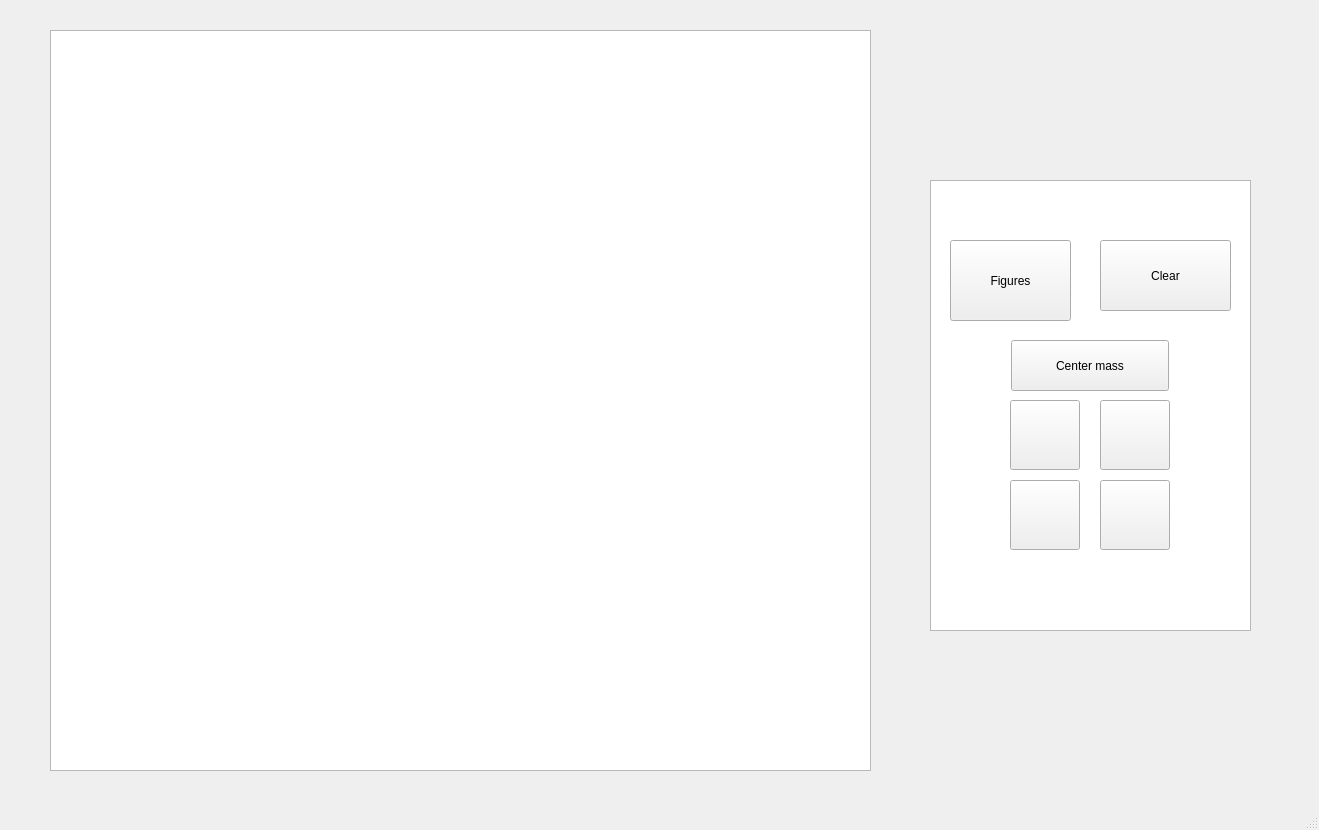
<?xml version="1.0" encoding="UTF-8"?>
<ui version="4.0">
 <class>MainWindow</class>
 <widget class="QMainWindow" name="MainWindow">
  <property name="geometry">
   <rect>
    <x>0</x>
    <y>0</y>
    <width>1319</width>
    <height>830</height>
   </rect>
  </property>
  <property name="windowTitle">
   <string>MainWindow</string>
  </property>
  <widget class="QWidget" name="centralwidget">
   <widget class="QGraphicsView" name="graphicsView">
    <property name="geometry">
     <rect>
      <x>50</x>
      <y>30</y>
      <width>821</width>
      <height>741</height>
     </rect>
    </property>
   </widget>
   <widget class="QListWidget" name="listWidget">
    <property name="geometry">
     <rect>
      <x>930</x>
      <y>180</y>
      <width>321</width>
      <height>451</height>
     </rect>
    </property>
   </widget>
   <widget class="QPushButton" name="Figures">
    <property name="geometry">
     <rect>
      <x>950</x>
      <y>240</y>
      <width>121</width>
      <height>81</height>
     </rect>
    </property>
    <property name="text">
     <string>Figures</string>
    </property>
   </widget>
   <widget class="QPushButton" name="plus">
    <property name="geometry">
     <rect>
      <x>1010</x>
      <y>400</y>
      <width>70</width>
      <height>70</height>
     </rect>
    </property>
    <property name="text">
     <string/>
    </property>
    <property name="icon">
     <iconset>
      <normaloff>../../../../Изображения/Снимки экрана/259437.png</normaloff>../../../../Изображения/Снимки экрана/259437.png</iconset>
    </property>
    <property name="iconSize">
     <size>
      <width>36</width>
      <height>36</height>
     </size>
    </property>
   </widget>
   <widget class="QPushButton" name="Clear">
    <property name="geometry">
     <rect>
      <x>1100</x>
      <y>240</y>
      <width>131</width>
      <height>71</height>
     </rect>
    </property>
    <property name="text">
     <string>Clear</string>
    </property>
   </widget>
   <widget class="QPushButton" name="minus">
    <property name="geometry">
     <rect>
      <x>1100</x>
      <y>400</y>
      <width>70</width>
      <height>70</height>
     </rect>
    </property>
    <property name="text">
     <string/>
    </property>
    <property name="icon">
     <iconset>
      <normaloff>../../../../Изображения/Снимки экрана/149163.png</normaloff>../../../../Изображения/Снимки экрана/149163.png</iconset>
    </property>
    <property name="iconSize">
     <size>
      <width>36</width>
      <height>36</height>
     </size>
    </property>
   </widget>
   <widget class="QPushButton" name="center">
    <property name="geometry">
     <rect>
      <x>1011</x>
      <y>340</y>
      <width>158</width>
      <height>51</height>
     </rect>
    </property>
    <property name="text">
     <string>Center mass</string>
    </property>
   </widget>
   <widget class="QPushButton" name="counterclockwiserotation">
    <property name="geometry">
     <rect>
      <x>1010</x>
      <y>480</y>
      <width>70</width>
      <height>70</height>
     </rect>
    </property>
    <property name="text">
     <string/>
    </property>
    <property name="icon">
     <iconset>
      <normaloff>../../../../Изображения/Снимки экрана/arrow_rotate_counterclockwise_filled_icon_200021.png</normaloff>../../../../Изображения/Снимки экрана/arrow_rotate_counterclockwise_filled_icon_200021.png</iconset>
    </property>
    <property name="iconSize">
     <size>
      <width>36</width>
      <height>36</height>
     </size>
    </property>
   </widget>
   <widget class="QPushButton" name="rotateclockwise">
    <property name="geometry">
     <rect>
      <x>1100</x>
      <y>480</y>
      <width>70</width>
      <height>70</height>
     </rect>
    </property>
    <property name="text">
     <string/>
    </property>
    <property name="icon">
     <iconset>
      <normaloff>../../../../Изображения/Снимки экрана/arrow_rotate_clockwise_regular_icon_204638.png</normaloff>../../../../Изображения/Снимки экрана/arrow_rotate_clockwise_regular_icon_204638.png</iconset>
    </property>
    <property name="iconSize">
     <size>
      <width>36</width>
      <height>36</height>
     </size>
    </property>
   </widget>
   <zorder>listWidget</zorder>
   <zorder>graphicsView</zorder>
   <zorder>Figures</zorder>
   <zorder>plus</zorder>
   <zorder>Clear</zorder>
   <zorder>minus</zorder>
   <zorder>center</zorder>
   <zorder>counterclockwiserotation</zorder>
   <zorder>rotateclockwise</zorder>
  </widget>
  <widget class="QMenuBar" name="task2">
   <property name="geometry">
    <rect>
     <x>0</x>
     <y>0</y>
     <width>1319</width>
     <height>22</height>
    </rect>
   </property>
  </widget>
  <widget class="QStatusBar" name="statusbar"/>
 </widget>
 <resources/>
 <connections/>
</ui>
